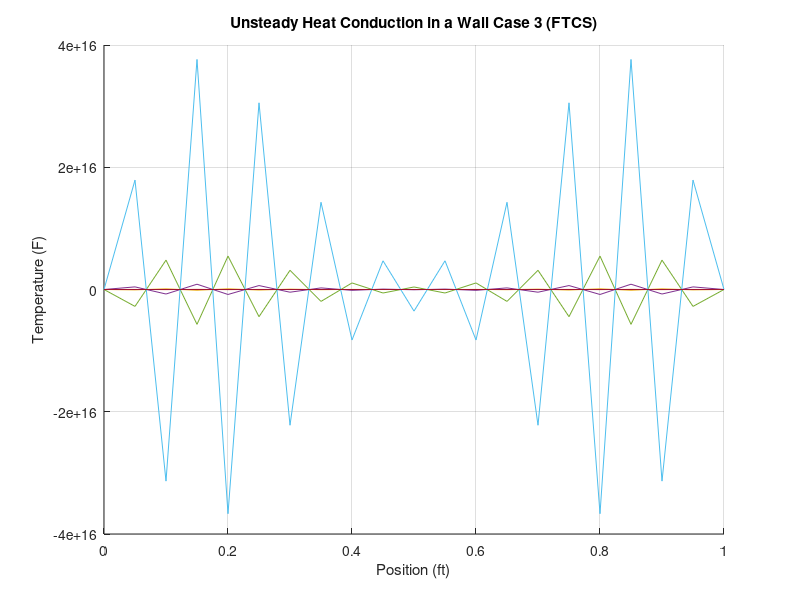

This figure's MATLAB source:
% Case 3
% Input (known data)
L = 1.0;            % wall thickness in ft
alpha = 0.1;        % Diffusivity constant 
T = 1 ;             % Assume 1 Hour time
Ti = 100.0;         % initial temperature
Ts = 300.0;         % boundary temperature
dx = 0.05;          % Spatial step
dt = 0.05;          % Time Step
Nx = L/dx;          % number of spatial steps
r = alpha * dt / dx^2;

N = L/dx + 1 ; % Space nodes
M = T/dt + 1 ; % Time nodes

% Zero vectors of x & t
x = zeros(N, 1);
t = zeros(M, 1);


% Discretize space & time domain
for i = 1:N
    x(i) = 0 + (i - 1)*dx;
end

for n = 1:M
    t(n) = 0 + (n - 1)*dt;
end

% Outer Nodes
U = zeros(M,N);
U(:,1) = 300; %Left Boundary Condition
U(:,N) = 300; %Right Boundary Condition
U(M,2:N-1) = 100; %Initial Condition
% Interior Nodes
for n= 1:M-2
    for i=2:N-1
        U(n+1, i) = r*U(n,i+1) + (1-2*r)*U(n,i) + r*U(n,i-1);
    end
end


disp(U)

% Plotting
x = linspace(0, L, Nx+1);
figure(1);
hold on;
for k = 1:size(U, 1)
    plot(x, U(k, :));
end
xlabel('Position (ft)');
ylabel('Temperature (F)');
title('Unsteady Heat Conduction in a Wall Case 3 (FTCS)');
grid on;


%fprintf('   t       x       U\n')
%for n= 1:M-2
    %for i=2:N-1
   %     U(n+1, i) = r*U(n,i+1) + (1-2*r)*U(n,i) + r*U(n,i-1);
  %      fprintf('%.4f   %.4f  %.4f\n' , t(n+1), x(i), U(n+1, i))
  %  end
 %   fprintf('   t       x       U\n')
%end

